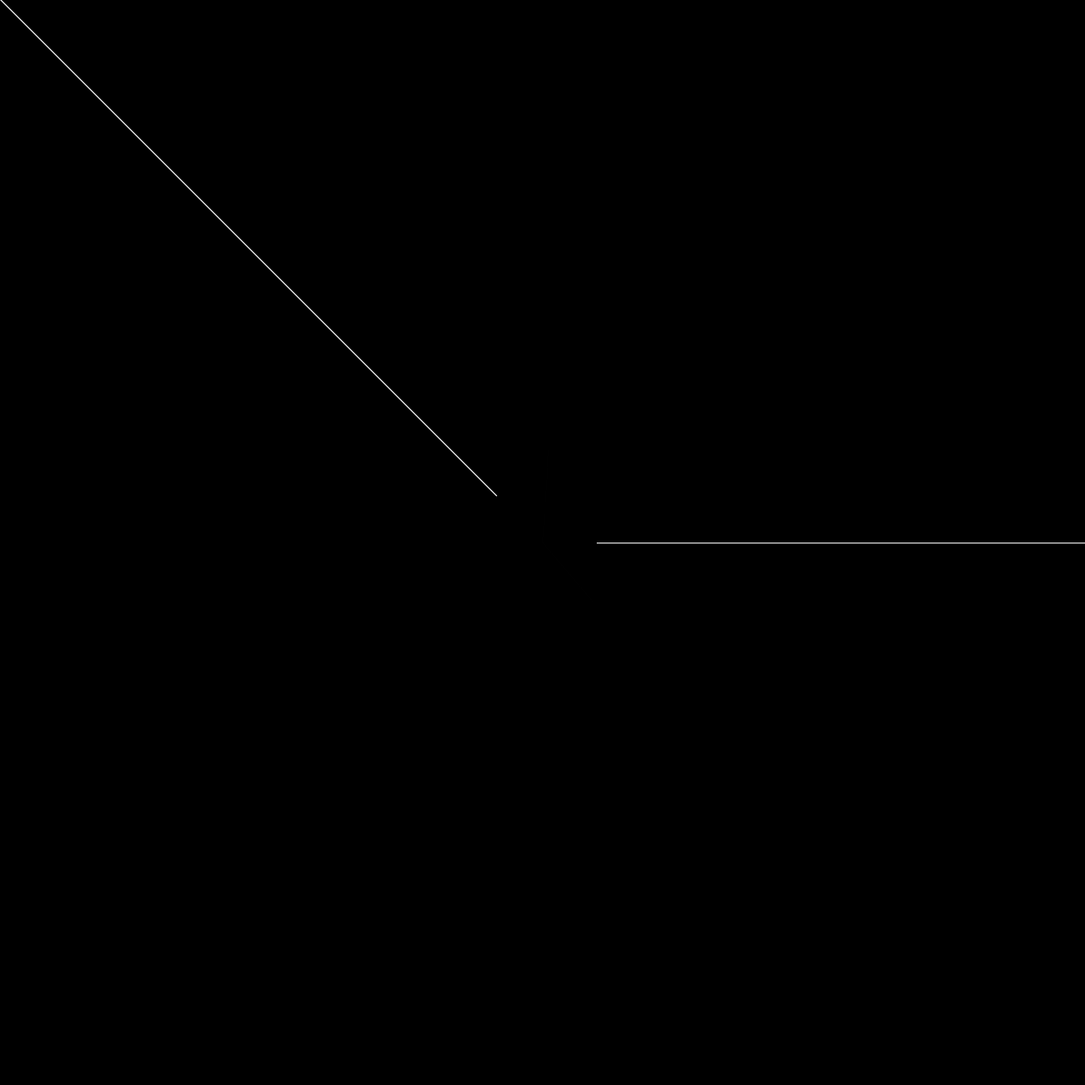
Frame 1 (no input)
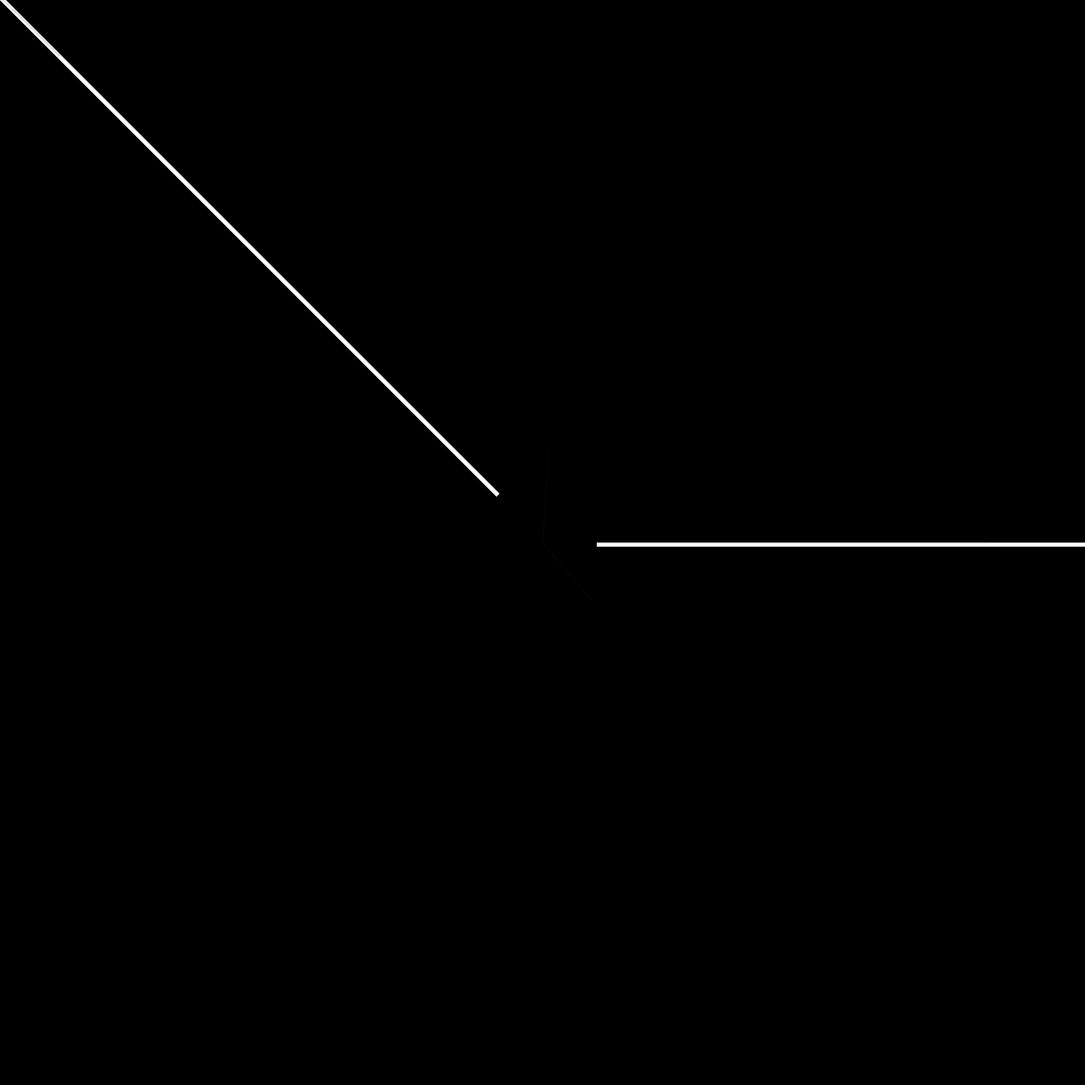
Frame 60 (the mouse pressed at the canvas centre just before this capture)
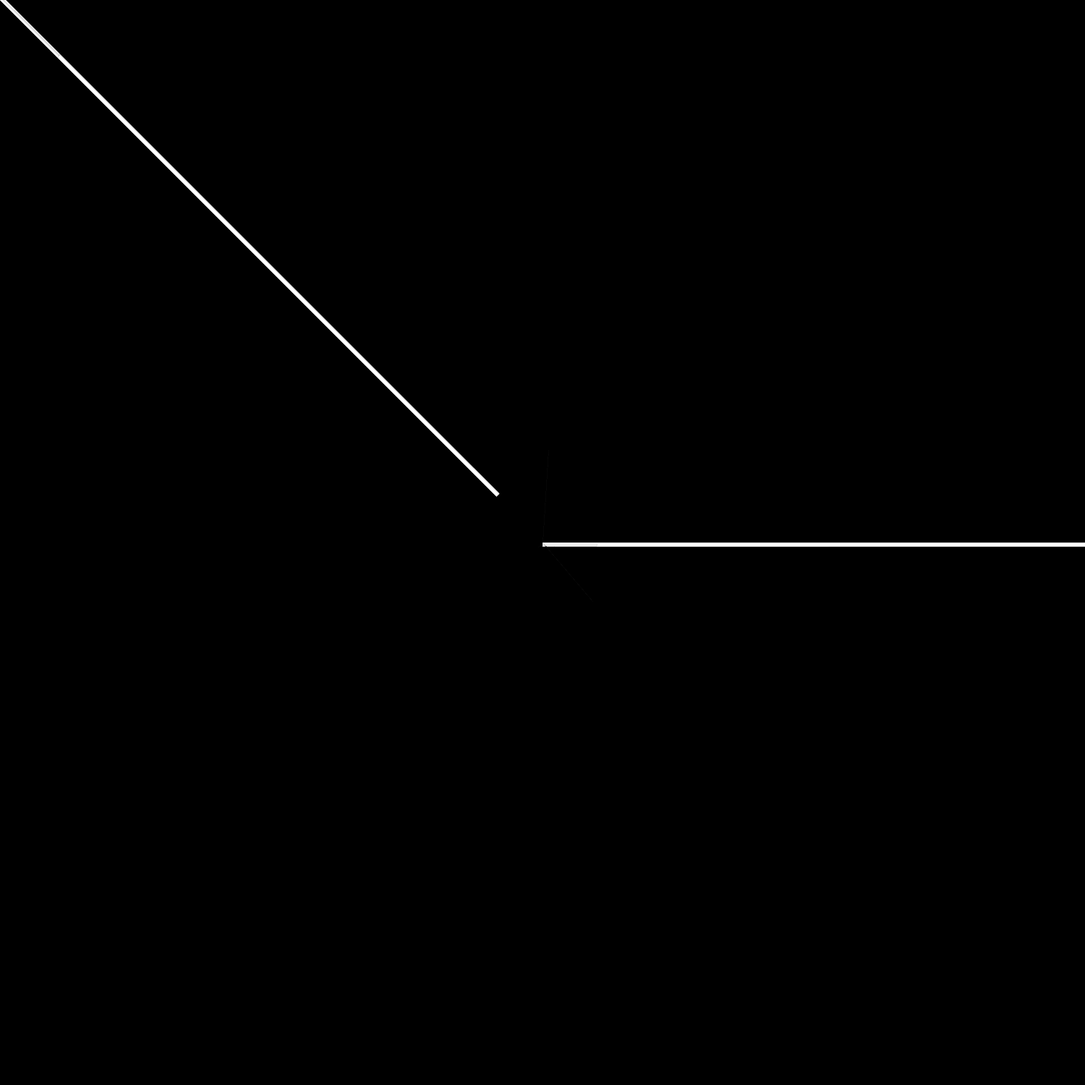
Frame 120 (the mouse held since frame 60 and released just before this capture)

The Processing sketch that drew these frames (run headless with seeded random() and noise(); from frame 60 on, the mouse is pressed at the canvas centre):

// Processing sketch: black_hole
// ── black_hole.pde
void setup() {
  size(1500,1500);
   background(0);
}
 
void draw() {
  //background(255);
  PVector mouseLoc = new PVector(mouseX, mouseY);
  PVector centerLoc = new PVector(width/2, height/2);
  PVector v = PVector.sub(mouseLoc, centerLoc);
  v.normalize();
  v.mult(90);
   
  PVector xaxis = new PVector(75,0);
  drawVector(v, centerLoc, 1.0);
  drawVector(xaxis, centerLoc, 1.0);
   
  float theta = PVector.angleBetween(v, xaxis);
}
 
void drawVector(PVector v, PVector loc, float scayl) {
   
  pushMatrix();
  float arrowsize = 6;
  translate(loc.x, loc.y);
  stroke(5,30);
  smooth();
  //strokeWeight(1);
  rotate(v.heading2D());
  float len = v.mag()*scayl;
  line(0, 0, len-arrowsize, len+arrowsize);
  //fill(BLUR,3);
 // fill(THRESHOLD);
 rect(len, 0, random(arrowsize*305), random(arrowsize));
//line(len-arrowsize, len+arrowsize, 10,220);
 //line(len+arrowsize, len-arrowsize, 220,220);
  popMatrix();
  
  
}
